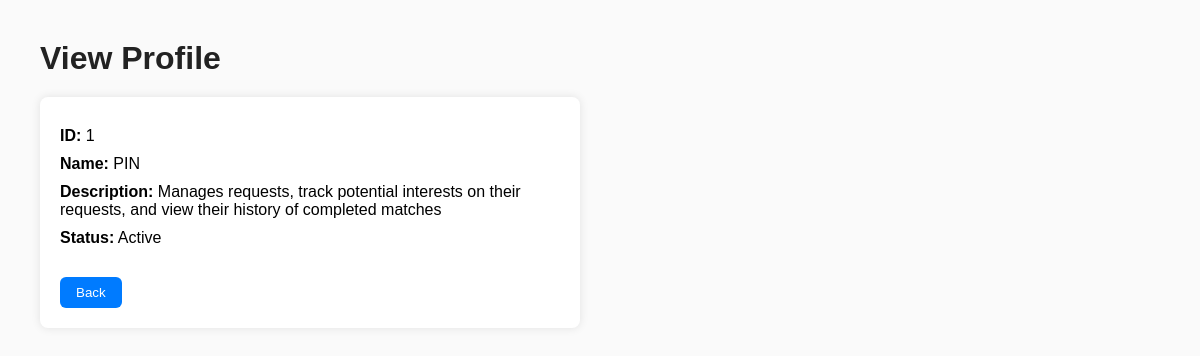
/boundaries/ViewUserProfile.php?pID=1, run on the app's committed database.
### tables this page shows
CREATE TABLE `userprofile` (
  `pID` int NOT NULL,
  `name` varchar(100) NOT NULL,
  `description` text NOT NULL,
  `status` enum('Active','Suspended') NOT NULL DEFAULT 'Active'
);

### controllers/ViewUserProfileController.php (called while the page is built, shortened)
<?php
require_once __DIR__ . '/../entities/UserProfile.php';
class ViewUserProfileController {
    private $userProfileEntity;
    public function __construct() {
        $this->userProfileEntity = new UserProfile();
    }
    public function GetUserProfileByID($pID) {
        return $this->userProfileEntity->getUserProfileByID($pID);
    }
}
?>

### entities/UserProfile.php (called while the page is built, shortened)
<?php
require_once __DIR__ . '/../config/DBConnection.php';
class UserProfile {
	public function getUserProfileByID($pID) {
		global $conn;
		$stmt = $conn->prepare("SELECT * FROM userProfile WHERE pID = ?");
		$stmt->bind_param("i", $pID);
		$stmt->execute();
		return $stmt->get_result()->fetch_assoc();
	}
}
?>

### boundaries/ViewUserProfile.php (the view, shortened to what this page needs)
<?php
require_once __DIR__ . '/../controllers/ViewUserProfileController.php';
$pID = isset($_GET['pID']) ? intval($_GET['pID']) : 0;
$controller = new ViewUserProfileController();
$profile = $controller->GetUserProfileByID($pID);
?>
<!DOCTYPE html>
<html lang="en">
<head>
</head>
<body>
    <h1>View Profile</h1>
    <div class="profile-container">
        <?php if ($profile): ?>
            <p><strong>ID:</strong> <?php echo htmlspecialchars($profile['pID']); ?></p>
            <p><strong>Name:</strong> <?php echo htmlspecialchars($profile['name']); ?></p>
            <p><strong>Description:</strong> <?php echo htmlspecialchars($profile['description']); ?></p>
            <p><strong>Status:</strong> <?php echo htmlspecialchars($profile['status']); ?></p>
        <?php else: ?>
            <p>Profile not found.</p>
        <?php endif; ?>
        <button class="back-button" onclick="window.location.href='../index.php?action=3_UserAdmin_Menu'">Back</button>
    </div>
</body>
</html>

### boundaries/ViewUserProfile.php (style rules this page uses)
body { font-family: Arial, sans-serif; background: #fafafa; margin: 40px; }
h1 { color: #222; margin-bottom: 20px; }
.profile-container { background: white; padding: 20px; border-radius: 8px; box-shadow: 0 0 10px rgba(0,0,0,0.1); max-width: 500px; }
p { margin: 10px 0; }
.back-button { margin-top: 20px; padding: 8px 16px; background: #007bff; color: white; border: none; border-radius: 6px; cursor: pointer; transition: background 0.2s; }

### data on the page
userprofile: pID "1", name "PIN", description "Manages requests, track potential interests on their requests, and view their history of completed matches", status "Active"
